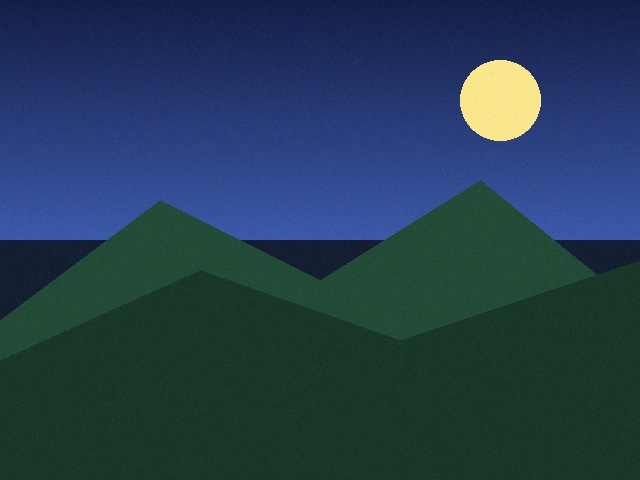
#> input picture frontend/public/samples/original_photo.jpg, 640 x 480 px
$ python -i image_ai.py   (imports and definitions only)   (older library calls are emulated)
#> lines starting #> are read from the running program, lines starting #| are printed output that depends on the picture
#> further down, picture is the input picture: shape (480, 640, 3); mean B, G, R 79.4, 61.4, 36.1
import io
import os
import base64
import tempfile
import subprocess
import re
from typing import Dict, Any, List
import numpy as np
from PIL import Image, ImageChops, ImageEnhance, ExifTags
import cv2

# Suspicious editing software tags
SUSPICIOUS_SOFTWARE = [
    "photoshop", "gimp", "adobe", "canva", "paint.net",
    "midjourney", "stable diffusion", "dall-e", "lightroom",
    "pixlr", "affinity", "coreldraw"
]

# Tabloid, satire, and known fictional publisher signatures
TABLOID_PUBLISHERS = [
    r"\b(weekly world news|world news|national enquirer|the onion|babylon bee|world news daily|daily mail)\b",
    r"\b(bat boy|empire news|huzlers|newsbiscuit|lunar chronicle)\b"
]

# Supernatural, pseudo-scientific, and space hoax patterns embedded in imagery
HOAX_HEADLINE_PATTERNS = [
    r"\b(heaven photographed|photographed by hubble|divine image|stuns nasa|stunning nasa|god lives|where god lives)\b",
    r"\b(alien autopsy|time traveler photographed|flat earth proof|miracle cure revealed|nasa hiding)\b",
    r"\b(secret moon base|hubble telescope.*(god|heaven|angel|miracle))\b"
]

# Parody, satire, and AI-generated absurd claims
PARODY_AND_AI_PATTERNS = [
    r"\b(moon (is|actually) made of (swiss )?cheese|made of cheese|cheesequake)\b",
    r"\b(bovine spokesperson|interstellar sandwich|giant crackers|cheddar squalls)\b",
    r"\b(april 1,? \d{4}|april fools?|media literacy project|educational testing|sample for educational)\b",
    r"\b(scientists discover.*made of cheese|delicious reality|we knew it.*claims bovine)\b",
    r"\b(synthetic human|ai generated test|synthetic demonstration)\b"
]

OCR_SCRIPT_PATH = os.path.join(os.path.dirname(__file__), "ocr_extract.ps1")

def detect_ai_watermark(img_bgr: np.ndarray) -> bool:
    """
    Detects AI generation watermarks (such as Google Gemini / SynthID 4-pointed sparkle)
    typically embedded in the lower-right corner of generated imagery.
    Uses contour geometry (near-square bounding box + concave star solidity) to avoid
    false positives on ordinary bright backgrounds or white documents.
    """
    h, w = img_bgr.shape[:2]
#> h = 480; w = 640
    if h < 100 or w < 100:
        return False

    # Check bottom-right corner (last 90x90 px)
    corner = img_bgr[max(0, h - 90):h, max(0, w - 90):w]
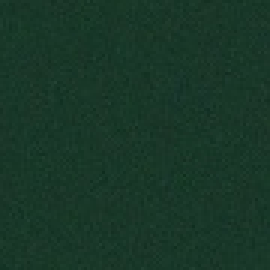
#> corner: shape (90, 90, 3) (shown 3 times larger); mean B, G, R 39.9, 55.1, 24.8
    gray = cv2.cvtColor(corner, cv2.COLOR_BGR2GRAY)
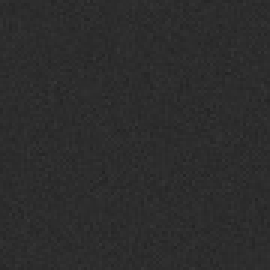
#> gray: shape (90, 90) (shown 3 times larger); min 34, max 56, mean 44.3
    # Ignore uniformly bright corners (e.g., white paper/sky)
    if float(np.mean(gray)) > 235.0:
        return False

    _, thresh = cv2.threshold(gray, 215, 255, cv2.THRESH_BINARY)
#> thresh: shape (90, 90); every value is 0
    contours, _ = cv2.findContours(thresh, cv2.RETR_EXTERNAL, cv2.CHAIN_APPROX_SIMPLE)
#> contours = []

    for c in contours:
        a = cv2.contourArea(c)
        if 120 < a < 2500:
            bx, by, bw, bh = cv2.boundingRect(c)
            # Isolated mark inside corner (not bleeding from crop top/left) with star-like concavity
            if bx > 5 and by > 5 and 15 <= bw <= 75 and 15 <= bh <= 75:
                aspect_ratio = bw / float(bh)
                hull = cv2.convexHull(c)
                hull_area = cv2.contourArea(hull)
                solidity = a / hull_area if hull_area > 0 else 1.0
                if 0.55 <= aspect_ratio <= 1.85 and 0.25 <= solidity <= 0.78:
                    return True
#> this loop made 0 passes
    return False

# [262 lines left out: functions extract_text_from_image, perform_ela_and_forensics, not called in this run]

>>> import cv2
>>> picture = cv2.imread('../../frontend/public/samples/original_photo.jpg')
>>> result = detect_ai_watermark(picture)
#> result = False
